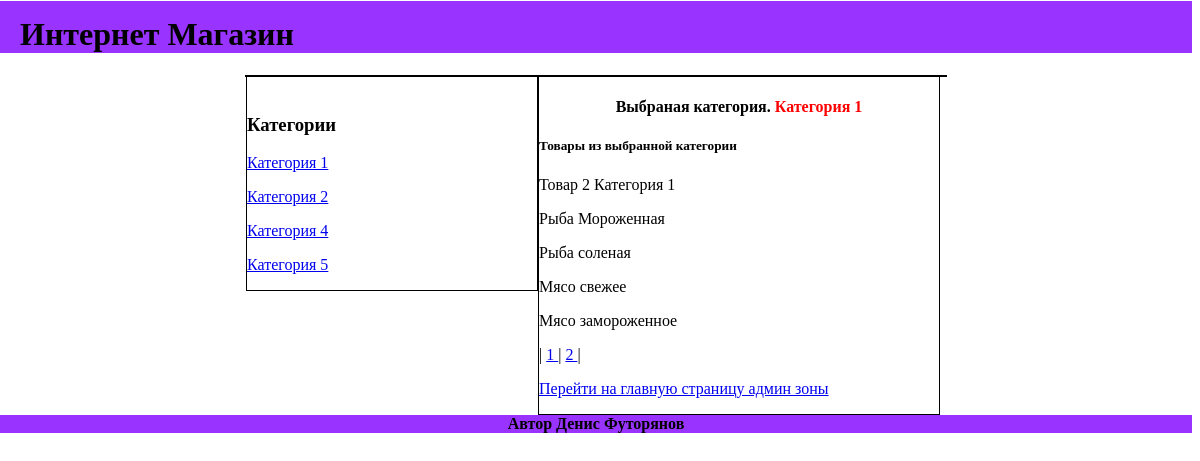
The page /admin/goods.php?id_cat=1&name_cat=Категория 1 (signed in) on the database its author committed.
### tables this page shows
CREATE TABLE `categories` (
  `id_cat` int(5) NOT NULL,
  `name_cat` varchar(100) NOT NULL
);

CREATE TABLE `goods` (
  `id_good` int(5) NOT NULL,
  `id_cat` int(5) NOT NULL,
  `name_good` varchar(255) NOT NULL,
  `price_good` float NOT NULL
);

### admin/goods.php (the view, shortened to what this page needs)
<?php
include 'blocks/header.php';
include_once 'blocks/bd.php';
?>
    <div class="add_cat">
        <div class="add_cat_1">
            &nbsp;      <h3>Категории</h3>
            <?php
            $sql_cat = "SELECT * FROM categories ORDER BY id_cat ASC ";
            $query_cat = mysqli_query($link,$sql_cat) or die("Какая то ошибка");
            while ($row_cat = mysqli_fetch_assoc($query_cat)){
                ?>
                <p><a href="?id_cat=<?=$row_cat['id_cat']?>&name_cat=<?=$row_cat['name_cat']?>"><?=$row_cat['name_cat'];?></a></p>
                <?php
            }
            ?>
        </div>
        <div class="input_cat">
            <?php
            if (isset($_GET['id_cat'])){
                $id_cat = $_GET['id_cat'];
                $name_cat = $_GET['name_cat'];
                ?>
                <h4>Выбраная категория. <span style="color: red";><?=$name_cat?></span></h4>
                <h5>Товары из выбранной категории</h5>
                <?php
                $per_page = 5;
                $sql_num = "SELECT id_good FROM goods WHERE id_cat ='$id_cat'";
                $query_num = mysqli_query($link,$sql_num) or die("Какая то ошибка");
                $rows = mysqli_num_rows($query_num);
                $pages = ceil($rows/$per_page);
                $sql_good = "SELECT name_good FROM goods WHERE id_cat = '$id_cat' ORDER BY id_good LIMIT ".$_GET['p'].",".$per_page;
                $query_good = mysqli_query($link,$sql_good) or die("Какая то ошибка");
                while ($row_good = mysqli_fetch_assoc($query_good)){
                    ?>
                    <p><?=$row_good['name_good'];?></p>
                    <?php
                }
                echo '| ';
                for ($i=0;$i<$pages;$i++){
                    echo '<a href="?id_cat='.$id_cat.'&name_cat='.$name_cat.'&p='.($i*$per_page).'">'.($i+1).' </a>| ';
                }
            }
            ?>
            <p><a href="index.php">Перейти на главную страницу админ зоны</a></p>
        </div>
    </div>
<?
require 'blocks/footer.php';
?>

### style.css (style rules this page uses)
body { margin-top: -20px; margin-left: 0; font-family: "Comic Sans MS",cursive; }
h4 { text-align: center; }
.add_cat { width: 700px; margin: 0 auto; border: black thin solid; }
.add_cat_1 { width: 290px; float: left; border:black thin solid ; }
.input_cat { width: 400px; float: left;border: black thin solid; }

### rows shown on the page
categories: name_cat "Категория 1"
categories: name_cat "Категория 2"
categories: name_cat "Категория 4"
categories: name_cat "Категория 5"
goods: name_good "Товар 2 Категория 1"
goods: name_good "Рыба Мороженная"
goods: name_good "Рыба соленая"
goods: name_good "Мясо свежее"
goods: name_good "Мясо замороженное"

### other values the page prints
$name_cat "Категория 1"
